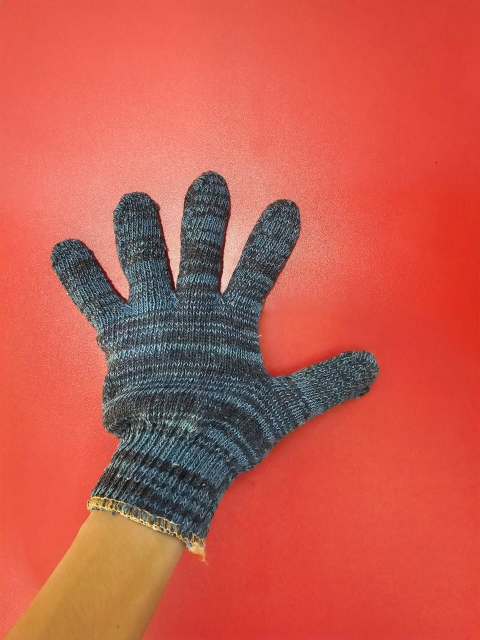
#> input picture dataset/cloth/cloth_normal.jpg, 960 x 1280 px (shown at 1/2 size)
$ python -i open_seam.py   (imports and definitions only)
#> lines starting #> are read from the running program, lines starting #| are printed output that depends on the picture; after the words box and inside, x2 and y2 are one past the last pixel; in counts of white or black regions, pixels touching at a corner belong together
import cv2
import numpy as np
from PIL import Image

def detect_open_seam(image):
#> called with image = '../../dataset/cloth/cloth_normal.jpg'
    original_image = Image.open(image)
#> original_image is the input picture: PIL image 960x1280 RGB; mean R, G, B 198.3, 90.3, 77.3
    original_image = np.array(original_image)

    img = cv2.resize(original_image, (500, 500))
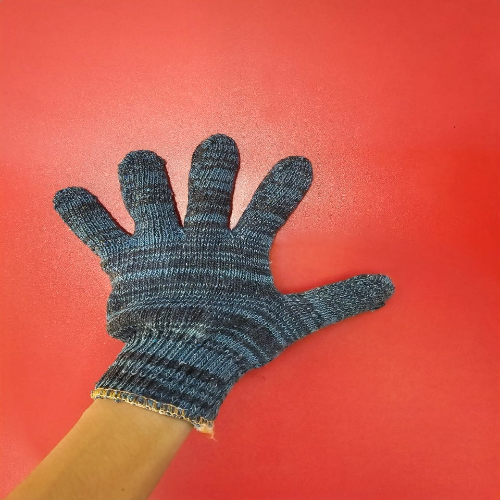
#> img: shape (500, 500, 3); mean R, G, B 198.2, 90.2, 77.2

    output = img.copy() # Prevent original image from being edited
    detected_defect = 0

    # Glove Color Boundaries
    lower_blue = np.array([70, 0, 0])
    upper_blue = np.array([255, 255, 255])

    # Color Segmentation
    hsv_image = cv2.cvtColor(img, cv2.COLOR_RGB2HSV)
#> hsv_image: shape (500, 500, 3); mean H, S, V 21, 150.6, 201.4
    mask = cv2.inRange(hsv_image, lower_blue, upper_blue)
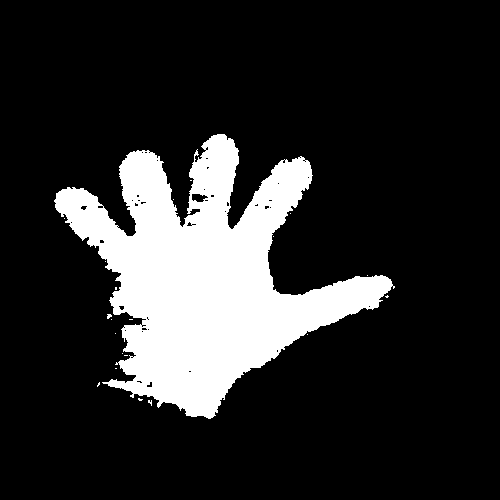
#> mask: shape (500, 500); 17% white; 21 white regions (20 under 20 px), largest, box (x1, y1, x2, y2) and area: (54, 134, 395, 419) 42396
    mask_result = cv2.bitwise_and(output, output, mask=mask)
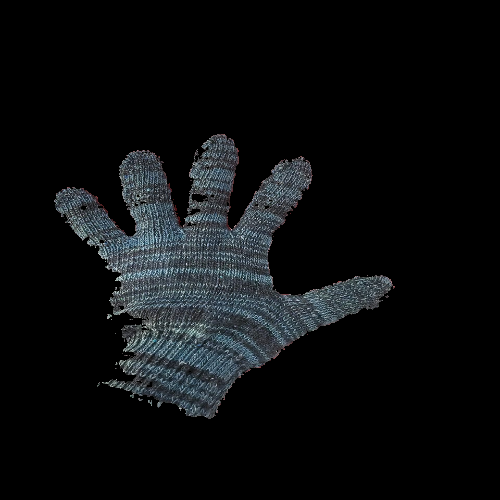
#> mask_result: shape (500, 500, 3); mean R, G, B 12.1, 13.9, 15.2

    # Convert mask to grayscale
    grayscale_mask = cv2.cvtColor(mask_result, cv2.COLOR_BGR2GRAY)

    # Remove Noise (Median Filter)
    median_filtered_img = cv2.medianBlur(grayscale_mask, 5)
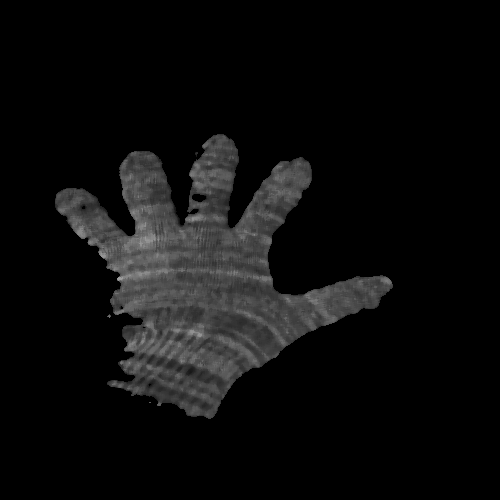
#> median_filtered_img: shape (500, 500); min 0, max 162, mean 12.9

    # Thresholding
    _, threshold = cv2.threshold(median_filtered_img, 0, 255, cv2.THRESH_BINARY)
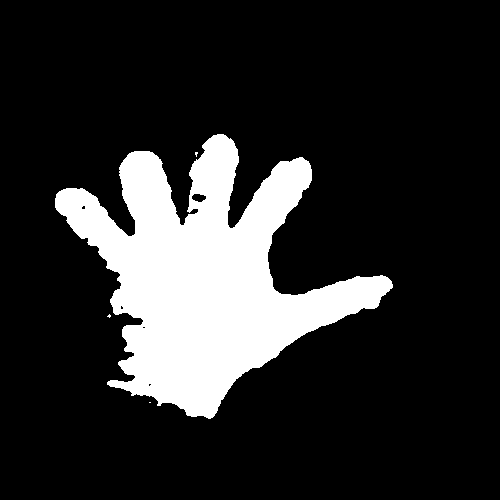
#> threshold: shape (500, 500); 17% white; 4 white regions (3 under 20 px), largest, box (x1, y1, x2, y2) and area: (55, 134, 393, 419) 42532

    # Dilation (Fill in the holes in the glove if any)
    dilate_kernel = cv2.getStructuringElement(cv2.MORPH_ELLIPSE, (3, 3))
    dilate = cv2.morphologyEx(threshold, cv2.MORPH_DILATE, dilate_kernel)
#> dilate: shape (500, 500); 17.6% white; 3 white regions (1 under 20 px), largest, box (x1, y1, x2, y2) and area: (54, 133, 394, 420) 44079, (106, 313, 112, 319) 20

    # Opening (To get seams)
    opening_kernel = cv2.getStructuringElement(cv2.MORPH_ELLIPSE, (9, 9))
    opening = cv2.morphologyEx(dilate, cv2.MORPH_OPEN, opening_kernel)
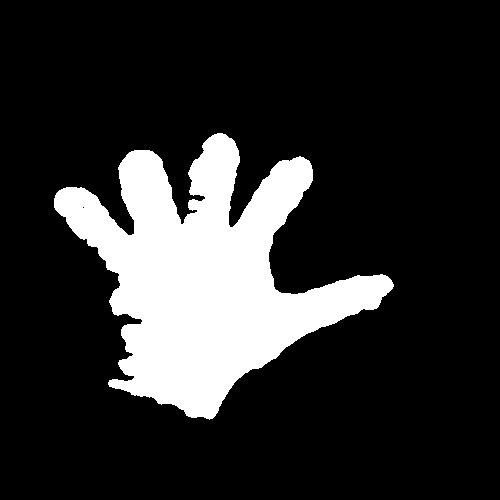
#> opening: shape (500, 500); 17.5% white; 1 white region, box (x1, y1, x2, y2) and area: (54, 133, 394, 420) 43862

    # Subtracting opened image with original image to find any difference between the images
    seams = cv2.subtract(dilate, opening)
#> seams: shape (500, 500); 0.1% white in thin lines or dots, all inside (x1, y1, x2, y2) = (55, 133, 394, 420)

    # Removing small dots that are not removed by opening (Using small kernel to prevent the detected stitch from eroding too much)
    kernel_small = cv2.getStructuringElement(cv2.MORPH_ELLIPSE, (3,3)) # Used for removing unremoved noises
    opening_seams = cv2.morphologyEx(seams, cv2.MORPH_OPEN, kernel_small)
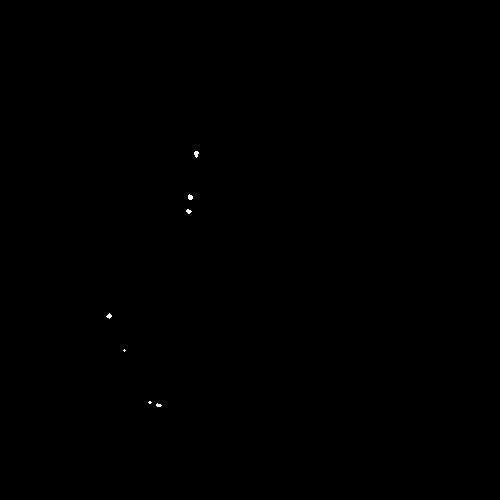
#> opening_seams: shape (500, 500); 0.05% white; 7 white regions (4 under 20 px), largest, box (x1, y1, x2, y2) and area: (194, 151, 199, 158) 24, (188, 194, 193, 200) 23, (106, 313, 112, 319) 20

    # Finding contours
    contours, hierarchy = cv2.findContours(opening_seams, cv2.RETR_EXTERNAL, cv2.CHAIN_APPROX_NONE)
#> contours = 7 contours, all with area under 20

    # Drawing contours
    for contour in contours:
        # Get area of contour
        area = cv2.contourArea(contour)

        # Ignore any detected regions that are too small
        if area >= 50:
            detected_defect += 1

            # Draw rectangle around defect
            x, y, w, h = cv2.boundingRect(contour)
            cv2.rectangle(output, (x, y), (x + w, y + h), (0, 255, 0), 2)  # Draw the rectangle
#> this loop made 7 passes
#> area on passes 1, 2, 4, 5, 6, 7: 9.5, 4, 13.5, 12.5, 15.5, 16
#> (contour, area) on pass 3: ([[124, 349], [123, 350], [124, 351], [125, 350]], 2)
#> after the loop, detected_defect = 0

    if (detected_defect == 0):
        cv2.putText(img, "No Defect Detected", (12, 25), cv2.FONT_HERSHEY_SIMPLEX, 0.7, (0, 255, 0), 2)
        return img
    else:
        # Display defect
        cv2.putText(output, "Defect Detected", (12, 25), cv2.FONT_HERSHEY_SIMPLEX, 0.7, (0, 255, 0), 2)
        return output

>>> result = detect_open_seam('../../dataset/cloth/cloth_normal.jpg')
